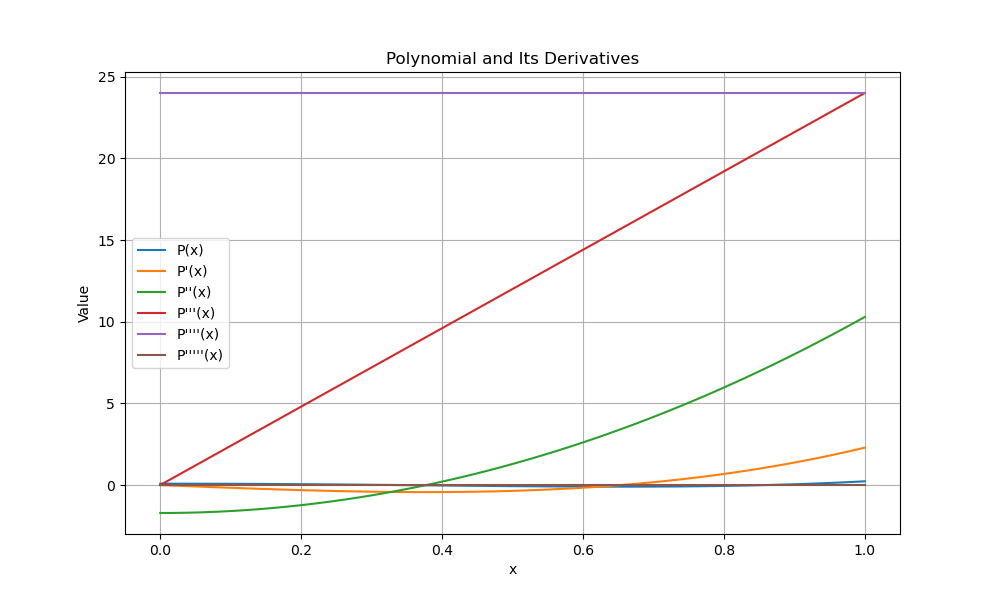

Write the Python code that produced this figure.
import matplotlib.pyplot as plt
import numpy as np

# Load data from the file
filename = 'polynomial_evaluation.txt'
data = np.loadtxt(filename, skiprows=1)

# Extract x values and polynomial/derivative values
x_values = data[:, 0]
p_values = data[:, 1:]

# Plot the polynomial and its derivatives
plt.figure(figsize=(10, 6))
labels = ["P(x)", "P'(x)", "P''(x)", "P'''(x)", "P''''(x)", "P'''''(x)"]

for i in range(p_values.shape[1]):
    plt.plot(x_values, p_values[:, i], label=labels[i])

# Add grid, labels, title, and legend
plt.grid(True)
plt.xlabel('x')
plt.ylabel('Value')
plt.title('Polynomial and Its Derivatives')
plt.legend()

# Save the plot as a PDF
plt.savefig('polynomial_derivatives_plot.pdf')

# Save the plot as a JPG
plt.savefig('polynomial_derivatives_plot.jpg')

# Show the plot
plt.show()
